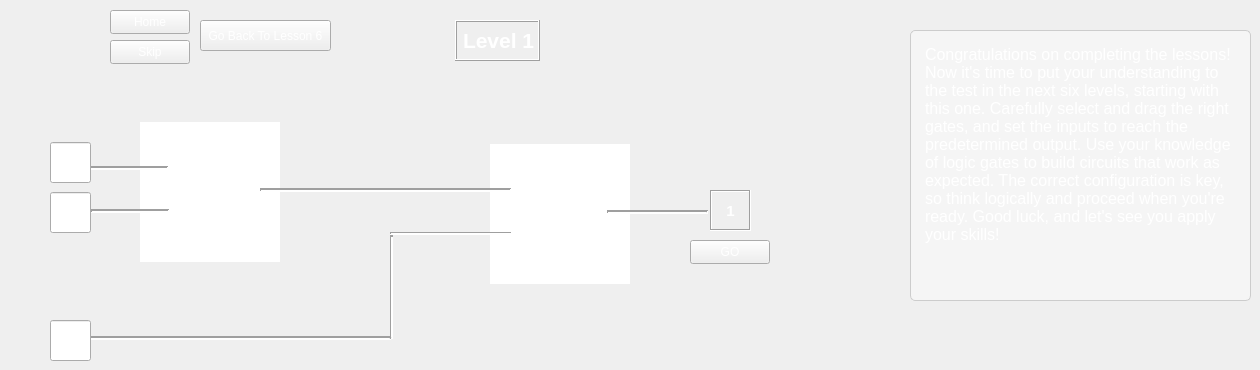
   <widget class="QWidget" name="level7">
    <property name="styleSheet">
     <string notr="true">color: white;</string>
    </property>
    <widget class="Custom_GraphicsView" name="gateOneLevel7">
     <property name="geometry">
      <rect>
       <x>140</x>
       <y>122</y>
       <width>140</width>
       <height>140</height>
      </rect>
     </property>
     <property name="frameShape">
      <enum>QFrame::NoFrame</enum>
     </property>
     <property name="lineWidth">
      <number>1</number>
     </property>
    </widget>
    <widget class="Line" name="line_24">
     <property name="geometry">
      <rect>
       <x>90</x>
       <y>160</y>
       <width>78</width>
       <height>16</height>
      </rect>
     </property>
     <property name="frameShadow">
      <enum>QFrame::Sunken</enum>
     </property>
     <property name="lineWidth">
      <number>2</number>
     </property>
     <property name="orientation">
      <enum>Qt::Horizontal</enum>
     </property>
    </widget>
    <widget class="CustomLineEdit" name="level7Input2">
     <property name="geometry">
      <rect>
       <x>50</x>
       <y>192</y>
       <width>41</width>
       <height>41</height>
      </rect>
     </property>
     <property name="alignment">
      <set>Qt::AlignCenter</set>
     </property>
    </widget>
    <widget class="Line" name="line_26">
     <property name="geometry">
      <rect>
       <x>90</x>
       <y>330</y>
       <width>301</width>
       <height>16</height>
      </rect>
     </property>
     <property name="frameShadow">
      <enum>QFrame::Sunken</enum>
     </property>
     <property name="lineWidth">
      <number>2</number>
     </property>
     <property name="orientation">
      <enum>Qt::Horizontal</enum>
     </property>
    </widget>
    <widget class="QPushButton" name="homeButton_7">
     <property name="geometry">
      <rect>
       <x>110</x>
       <y>10</y>
       <width>80</width>
       <height>24</height>
      </rect>
     </property>
     <property name="text">
      <string>Home</string>
     </property>
    </widget>
    <widget class="QPushButton" name="goButtonLevelSeven">
     <property name="geometry">
      <rect>
       <x>690</x>
       <y>240</y>
       <width>80</width>
       <height>24</height>
      </rect>
     </property>
     <property name="text">
      <string>GO</string>
     </property>
    </widget>
    <widget class="QPushButton" name="backToLevel1_6">
     <property name="geometry">
      <rect>
       <x>200</x>
       <y>20</y>
       <width>131</width>
       <height>31</height>
      </rect>
     </property>
     <property name="font">
      <font>
       <pointsize>9</pointsize>
      </font>
     </property>
     <property name="text">
      <string>Go Back To Lesson 6</string>
     </property>
    </widget>
    <widget class="QLabel" name="label_14">
     <property name="geometry">
      <rect>
       <x>710</x>
       <y>190</y>
       <width>41</width>
       <height>41</height>
      </rect>
     </property>
     <property name="font">
      <font>
       <pointsize>11</pointsize>
       <bold>true</bold>
      </font>
     </property>
     <property name="frameShape">
      <enum>QFrame::Box</enum>
     </property>
     <property name="frameShadow">
      <enum>QFrame::Sunken</enum>
     </property>
     <property name="text">
      <string>1</string>
     </property>
     <property name="alignment">
      <set>Qt::AlignCenter</set>
     </property>
    </widget>
    <widget class="QLabel" name="label_15">
     <property name="geometry">
      <rect>
       <x>455</x>
       <y>20</y>
       <width>85</width>
       <height>41</height>
      </rect>
     </property>
     <property name="font">
      <font>
       <pointsize>16</pointsize>
       <bold>true</bold>
      </font>
     </property>
     <property name="frameShape">
      <enum>QFrame::Box</enum>
     </property>
     <property name="frameShadow">
      <enum>QFrame::Raised</enum>
     </property>
     <property name="text">
      <string>Level 1</string>
     </property>
     <property name="textFormat">
      <enum>Qt::MarkdownText</enum>
     </property>
    </widget>
    <widget class="QPushButton" name="skipButton_7">
     <property name="geometry">
      <rect>
       <x>110</x>
       <y>40</y>
       <width>80</width>
       <height>24</height>
      </rect>
     </property>
     <property name="text">
      <string>Skip</string>
     </property>
    </widget>
    <widget class="Line" name="line_27">
     <property name="geometry">
      <rect>
       <x>91</x>
       <y>203</y>
       <width>78</width>
       <height>16</height>
      </rect>
     </property>
     <property name="frameShadow">
      <enum>QFrame::Sunken</enum>
     </property>
     <property name="lineWidth">
      <number>2</number>
     </property>
     <property name="orientation">
      <enum>Qt::Horizontal</enum>
     </property>
    </widget>
    <widget class="CustomLineEdit" name="level7Input1">
     <property name="geometry">
      <rect>
       <x>50</x>
       <y>142</y>
       <width>41</width>
       <height>41</height>
      </rect>
     </property>
     <property name="alignment">
      <set>Qt::AlignCenter</set>
     </property>
    </widget>
    <widget class="CustomLineEdit" name="level7Input3">
     <property name="geometry">
      <rect>
       <x>50</x>
       <y>320</y>
       <width>41</width>
       <height>41</height>
      </rect>
     </property>
     <property name="alignment">
      <set>Qt::AlignCenter</set>
     </property>
    </widget>
    <widget class="Custom_GraphicsView" name="gateTwoLevel7">
     <property name="geometry">
      <rect>
       <x>490</x>
       <y>144</y>
       <width>140</width>
       <height>140</height>
      </rect>
     </property>
     <property name="frameShape">
      <enum>QFrame::NoFrame</enum>
     </property>
     <property name="lineWidth">
      <number>1</number>
     </property>
    </widget>
    <widget class="Line" name="line_13">
     <property name="geometry">
      <rect>
       <x>390</x>
       <y>235</y>
       <width>3</width>
       <height>104</height>
      </rect>
     </property>
     <property name="frameShadow">
      <enum>QFrame::Sunken</enum>
     </property>
     <property name="lineWidth">
      <number>2</number>
     </property>
     <property name="orientation">
      <enum>Qt::Vertical</enum>
     </property>
    </widget>
    <widget class="Line" name="line_15">
     <property name="geometry">
      <rect>
       <x>390</x>
       <y>232</y>
       <width>122</width>
       <height>3</height>
      </rect>
     </property>
     <property name="frameShadow">
      <enum>QFrame::Sunken</enum>
     </property>
     <property name="lineWidth">
      <number>2</number>
     </property>
     <property name="orientation">
      <enum>Qt::Horizontal</enum>
     </property>
    </widget>
    <widget class="Line" name="line_25">
     <property name="geometry">
      <rect>
       <x>260</x>
       <y>182</y>
       <width>251</width>
       <height>16</height>
      </rect>
     </property>
     <property name="frameShadow">
      <enum>QFrame::Sunken</enum>
     </property>
     <property name="lineWidth">
      <number>2</number>
     </property>
     <property name="orientation">
      <enum>Qt::Horizontal</enum>
     </property>
    </widget>
    <widget class="Line" name="line_28">
     <property name="geometry">
      <rect>
       <x>607</x>
       <y>202</y>
       <width>101</width>
       <height>20</height>
      </rect>
     </property>
     <property name="frameShadow">
      <enum>QFrame::Sunken</enum>
     </property>
     <property name="lineWidth">
      <number>2</number>
     </property>
     <property name="orientation">
      <enum>Qt::Horizontal</enum>
     </property>
    </widget>
    <widget class="QTextBrowser" name="textBrowser_7">
     <property name="geometry">
      <rect>
       <x>910</x>
       <y>30</y>
       <width>341</width>
       <height>271</height>
      </rect>
     </property>
     <property name="styleSheet">
      <string notr="true">QTextBrowser {
  background-color: #f5f5f5; /* Light grey background */
  color: #333333; /* Dark grey text */
  border: 1px solid #cccccc; /* Light grey border */
  border-radius: 5px; /* Rounded corners */
  padding: 10px; /* Spacing between text and border */
  font-family: 'Segoe UI'; /* Modern font */
  font-size: 12pt; /* Font size */
}

QTextBrowser::hover {
  border-color: #a0a0a0; /* Darker border on hover */
}

QTextBrowser QScrollBar:vertical {
  border: none;
  background: #e0e0e0; /* Scrollbar track color */
  width: 10px; /* Width of the scrollbar */
  margin: 10px 0 10px 0; /* Top and bottom margin */
  border-radius: 4px; /* Rounded corners for scrollbar */
}

QTextBrowser QScrollBar::handle:vertical {
  background: #a5d6a7; /* Color of the scrollbar handle */
  min-height: 20px; /* Minimum handle size */
  border-radius: 4px; /* Rounded corners for handle */
}

QTextBrowser QScrollBar::handle:vertical:hover {
  background: #81c784; /* Scrollbar handle color when hovered */
}

QTextBrowser QScrollBar::add-line:vertical,
QTextBrowser QScrollBar::sub-line:vertical {
  border: none;
  background: none; /* No arrows at the top and bottom */
}

QTextBrowser QScrollBar::add-page:vertical,
QTextBrowser QScrollBar::sub-page:vertical {
  background: none; /* No background for the area between handle and buttons */
}</string>
     </property>
     <property name="html">
      <string>&lt;!DOCTYPE HTML PUBLIC &quot;-//W3C//DTD HTML 4.0//EN&quot; &quot;http://www.w3.org/TR/REC-html40/strict.dtd&quot;&gt;
&lt;html&gt;&lt;head&gt;&lt;meta name=&quot;qrichtext&quot; content=&quot;1&quot; /&gt;&lt;meta charset=&quot;utf-8&quot; /&gt;&lt;style type=&quot;text/css&quot;&gt;
p, li { white-space: pre-wrap; }
hr { height: 1px; border-width: 0; }
li.unchecked::marker { content: &quot;\2610&quot;; }
li.checked::marker { content: &quot;\2612&quot;; }
&lt;/style&gt;&lt;/head&gt;&lt;body style=&quot; font-family:'Segoe UI'; font-size:12pt; font-weight:400; font-style:normal;&quot;&gt;
&lt;p style=&quot; margin-top:0px; margin-bottom:0px; margin-left:0px; margin-right:0px; -qt-block-indent:0; text-indent:0px;&quot;&gt;&lt;span style=&quot; color:#ffffff;&quot;&gt;Congratulations on completing the lessons! Now it's time to put your understanding to the test in the next six levels, starting with this one. Carefully select and drag the right gates, and set the inputs to reach the predetermined output. Use your knowledge of logic gates to build circuits that work as expected. The correct configuration is key, so think logically and proceed when you're ready. Good luck, and let's see you apply your skills!&lt;/span&gt;&lt;/p&gt;&lt;/body&gt;&lt;/html&gt;</string>
     </property>
    </widget>
   </widget>
